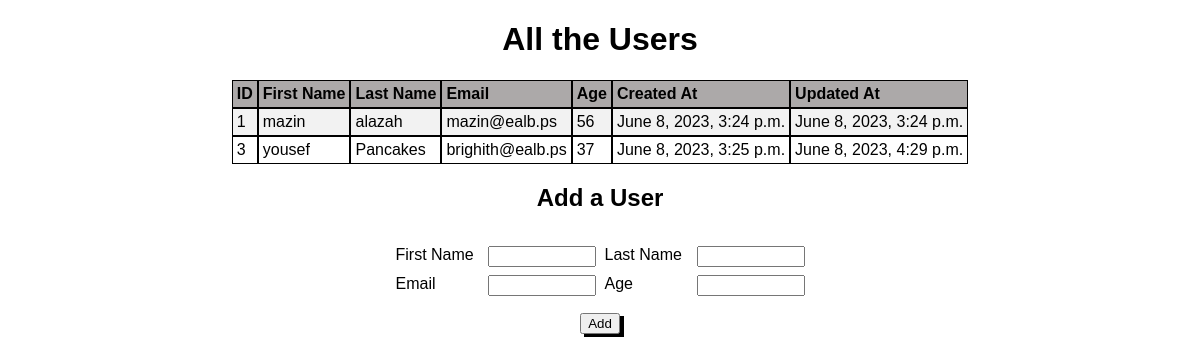
Before: / with the older database file.
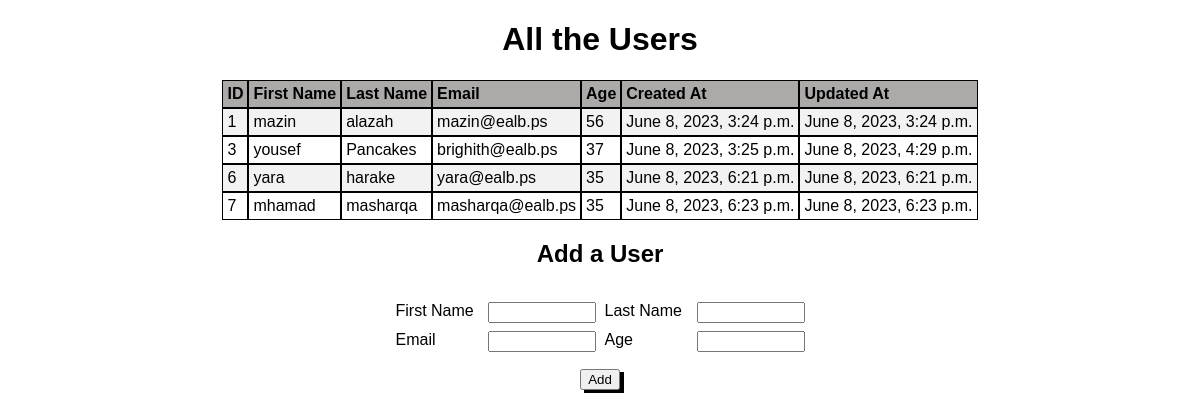
After: the same page with the newer database file.
### users_app/models.py (models this page shows)
class user(models.Model):
    first_name = models.CharField(max_length=45)
    last_name = models.CharField(max_length=45)
    email_address = models.CharField(max_length=45)
    age = models.IntegerField()
    created_at = models.DateTimeField(auto_now_add=True)
    updated_at = models.DateTimeField(auto_now=True)

### users_app/views.py (the view)
# urls.py: path('', views.index),
def index(request):
    context = {
        "Users": user.objects.all()
    }
    return render(request, "index.html", context)

### users_app/templates/index.html (shortened to what this page needs)
<!DOCTYPE html>
<html lang="en">
  <head>
    {% load static %}
    <link rel="stylesheet" href="{% static 'css/style.css' %}" />
  </head>
  <body>
    <h1>All the Users</h1>
    <table>
      <tr id="header">
        <td>ID</td>
        <td>First Name</td>
        <td>Last Name</td>
        <td>Email</td>
        <td>Age</td>
        <td>Created At</td>
        <td>Updated At</td>
      </tr>
      {% for i in Users %}
      <tr>
        <td>{{i.id}}</td>
        <td>{{i.first_name}}</td>
        <td>{{i.last_name}}</td>
        <td>{{i.email_address}}</td>
        <td>{{i.age}}</td>
        <td>{{i.created_at}}</td>
        <td>{{i.updated_at}}</td>
      </tr>
      {% endfor %}
    </table>
    <h2>Add a User</h2>
    <form action="/process" method="POST">
      <div>
        <label>First Name</label>
        <input type="text" name="first" />
      </div>
      <div>
        <label>Last Name</label>
        <input type="text" name="last" />
      </div>
      <div>
        <label>Email</label>
        <input type="text" name="email" />
      </div>
      <div>
        <label>Age</label>
        <input type="text" name="age" />
      </div>
      <button type="submit">Add</button>
    </form>
  </body>
</html>

### users_app/static/css/style.css (style rules this page uses)
* { font-family: sans-serif; }
td { border: 1px solid black; margin: 0; padding: 4px; }
tr:nth-child(even) { background-color: #f2f2f2; }
h1, h2 { text-align: center; }
form { display: flex; width: 417px; flex-wrap: wrap; margin: 0 auto; justify-content: space-between; padding: 10px; }
table { margin: 0 auto; border-spacing: 0; }
input { width: 100px; }
div { width: 200px; display: flex; justify-content: space-between; padding: 4px; }
button { margin: 13px auto; box-shadow: 4px 3px black; }
#header { font-weight: bold; background-color: rgb(172, 169, 169); }

Changed rows visible on the page:
added user: id "6", first_name "yara", last_name "harake", email_address "yara@ealb.ps", age "35", created_at "June 8, 2023, 6:21 p.m.", updated_at "June 8, 2023, 6:21 p.m."
added user: id "7", first_name "mhamad", last_name "masharqa", email_address "masharqa@ealb.ps", age "35", created_at "June 8, 2023, 6:23 p.m.", updated_at "June 8, 2023, 6:23 p.m."
